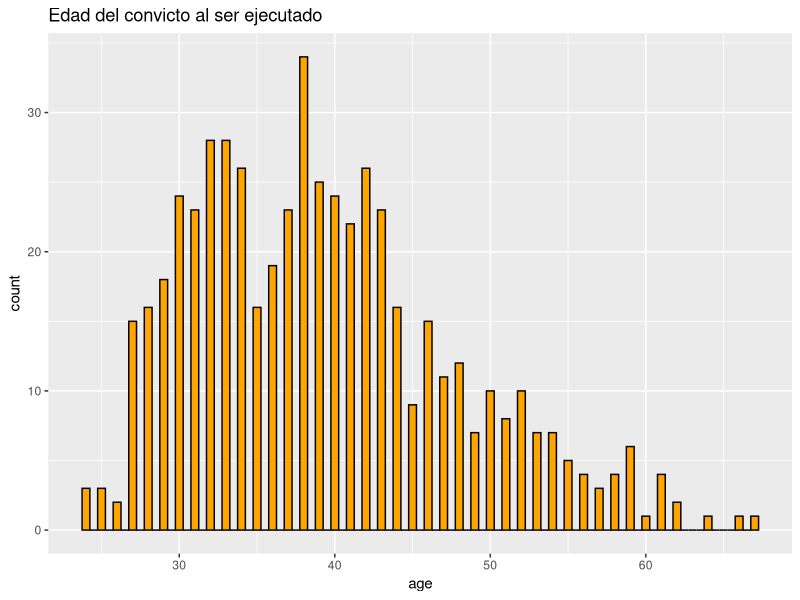
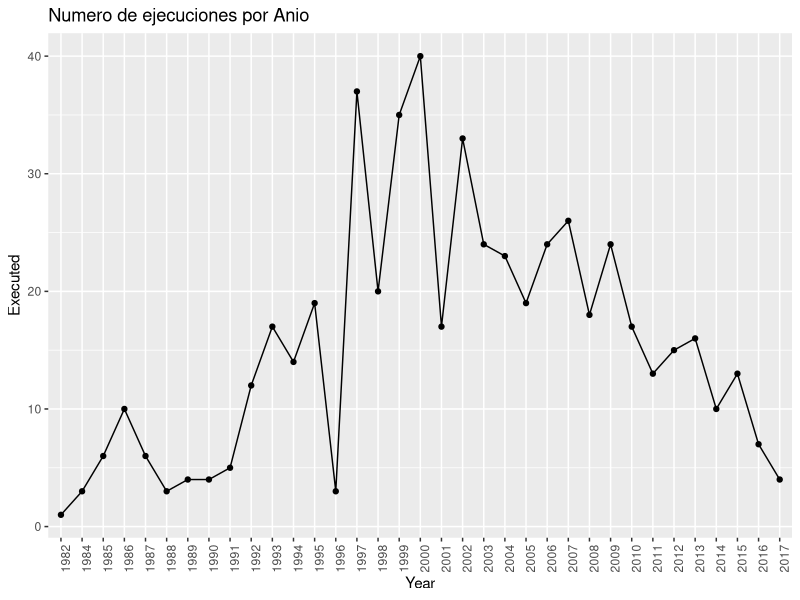
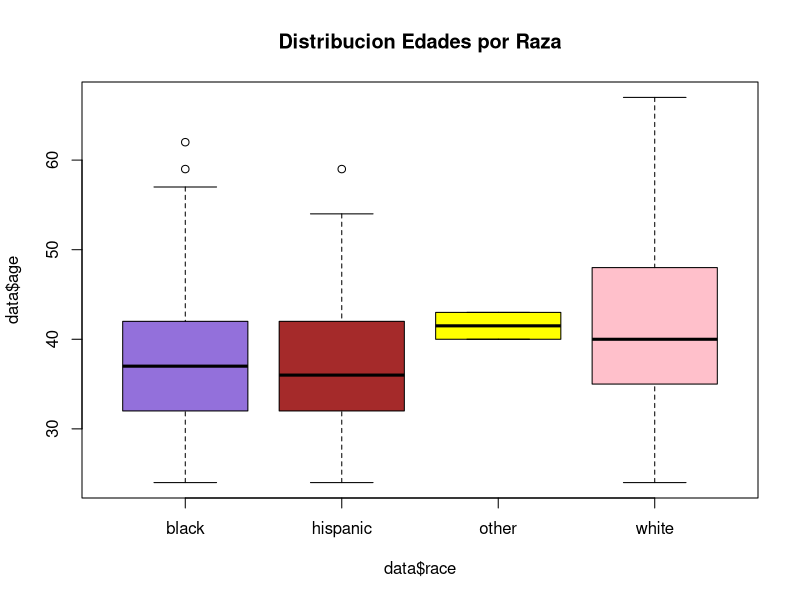

Generate these figures, in order, with R: (Note: this script raises an error after producing the figures.)
## ---- chunk 1
# Cargar paquetes
library(tm)
library(ggplot2)
library(slam)
library(wordcloud)

# Abrir/Cargar los datos
data <- read.csv("lastWords_dataset.csv", header=TRUE, encoding="UTF-8" )

# columna(date) AS.DATE
data$date <- as.Date(data$date)
## ---- chunk 2
dim(data)
## ---- chunk 3
names(data)

str(data)
## ---- chunk 4
summary(data$age)

ggplot(data, aes(x=age)) + geom_histogram(binwidth=.5, colour="black", fill="orange") + ggtitle("Edad del convicto al ser ejecutado")
## ---- chunk 5
summary(data$date)

# ocurrencias por anio
table.Y.N_exec <- table(format(as.Date(data$date, format="%Y-%m-%d"),"%Y"))
df_y.Nexec <- as.data.frame(table.Y.N_exec)

ggplot(df_y.Nexec, aes(Var1, Freq, group = 1)) + geom_point() + geom_line() + labs(x="Year", y="Executed", title="Numero de ejecuciones por Anio") + theme(axis.text.x = element_text(angle = 90, hjust = 1))
## ---- chunk 6
summary(data$race)

boxplot(data$age~data$race, main="Distribucion Edades por Raza", col=c("mediumpurple", "brown", "yellow", "pink"))
## ---- chunk 7
sort(table(data$county), decreasing=TRUE)
## ---- chunk 8
# Crea corpus
corpusLW <- Corpus(VectorSource(data$last_words))

lalawords <- sapply(corpusLW, as.character)

ngram_tokenizer <- function(n = 1L, skip_word_none = TRUE) {
  stopifnot(is.numeric(n), is.finite(n), n > 0)
  options <- stringi::stri_opts_brkiter(type="word", skip_word_none = skip_word_none)
  
  function(x) {
    stopifnot(is.character(x))
    
    # Split into word tokens
    tokens <- unlist(stringi::stri_split_boundaries(x, opts_brkiter=options))
    len <- length(tokens)
    
    if(all(is.na(tokens)) || len < n) {
      # If we didn't detect any words or number of tokens is less than n return empty vector
      character(0)
    } else {
      sapply(
        1:max(1, len - n + 1),
        function(i) stringi::stri_join(tokens[i:min(len, i + n - 1)], collapse = " ")
      )
    }
  }
}

## ---- chunk 9
lstatements <- data.frame(data$last_words)
# SET last_words[empty_statements] to NA
lstatements[lstatements==""] <- NA

sum(is.na(lstatements))

# lstatements <- na.omit(lstatements)

## ---- chunk 10
# document-term-marix
dtm_i <- DocumentTermMatrix(corpusLW)

sum_i <- colapply_simple_triplet_matrix(dtm_i, FUN=sum)

head(sort(sum_i, decreasing=T), 18)

# wordcloud: palabras(1) mas frecuentes
wordcloud(corpusLW, scale=c(6,0.7), max.words=123,random.order=FALSE, rot.per=0.35,colors=brewer.pal(8,"Dark2"))

#
freq.one <- sort(table(ngram_tokenizer(1)(lalawords)), decreasing = TRUE)
fw1.df <- as.data.frame(freq.one)
ggplot(head(fw1.df,15), aes(reorder(Var1,Freq), Freq)) +   geom_bar(stat = "identity") + coord_flip() +   xlab("Words") + ylab("Frequency") +   ggtitle("Most frequent words")
## ---- chunk 11
freq.bi <- sort(table(ngram_tokenizer(2)(lalawords)), decreasing = TRUE)
head(freq.bi, 20)

# wordcloud: palabras(2) mas frecuentes
fw2.df <- as.data.frame(freq.bi)
wordcloud(fw2.df$Var1, fw2.df$Freq,max.words=18,random.order=FALSE, colors=brewer.pal(8,"Dark2"))

#
ggplot(head(fw2.df,15), aes(reorder(Var1,Freq), Freq)) +   geom_bar(stat = "identity") + coord_flip() +   xlab("Bigrams") + ylab("Frequency") +   ggtitle("Most frequent bigrams")
## ---- chunk 12
freq.tri <- sort(table(ngram_tokenizer(3)(lalawords)), decreasing = TRUE)
head(freq.tri, 9)

#
fw3.df <- as.data.frame(freq.tri)
ggplot(head(fw3.df,15), aes(reorder(Var1,Freq), Freq)) +   geom_bar(stat = "identity") + coord_flip() +   xlab("Trigrams") + ylab("Frequency") +   ggtitle("Most frequent trigrams")
## ---- chunk 13
freq.tetra <- sort(table(ngram_tokenizer(4)(lalawords)), decreasing = TRUE)
head(freq.tetra, 10)

#
fw4.df <- as.data.frame(freq.tetra)
ggplot(head(fw4.df,15), aes(reorder(Var1,Freq), Freq)) +   geom_bar(stat = "identity") + coord_flip() +   xlab("Tetragrams") + ylab("Frequency") +   ggtitle("Most frequent tetragrams")
